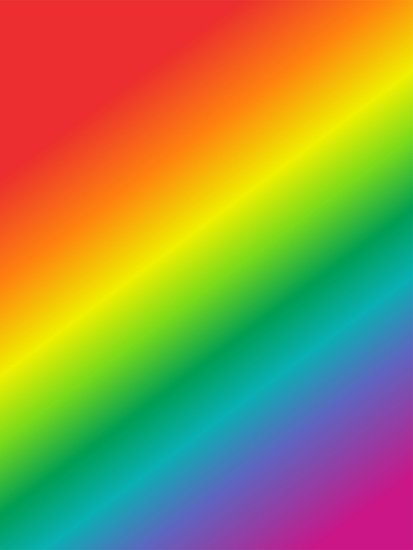
#> input picture DATA/rainbow.jpg, 413 x 550 px, found by its file name
$ python Thresholding_20240206161756.py
#> lines starting #> are read from the running program, lines starting #| are printed output that depends on the picture; after the words box and inside, x2 and y2 are one past the last pixel; in counts of white or black regions, pixels touching at a corner belong together
import cv2
import matplotlib.pyplot as plt

img = cv2.imread("DATA/rainbow.jpg", 0)
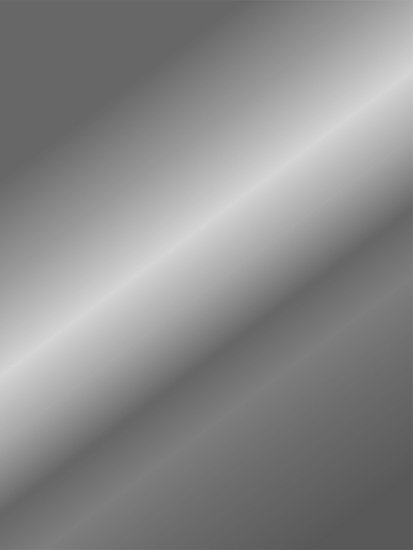
#> img: shape (550, 413); min 87, max 214, mean 137.4

# plt.imshow(img, cmap="gray")

ret, thresh1 = cv2.threshold(img, 128, 255, cv2.THRESH_BINARY)
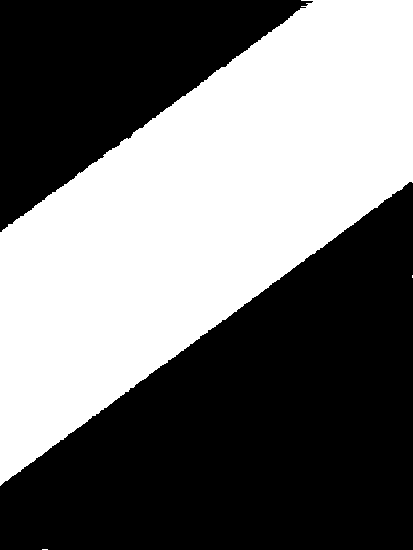
#> thresh1: shape (550, 413); 44.5% white; 3 white regions (2 under 20 px), largest, box (x1, y1, x2, y2) and area: (0, 0, 413, 486) 101170
# [4 lines of commented-out code are left out]
print(ret)

plt.imshow(thresh1, cmap="gray")
plt.show()
